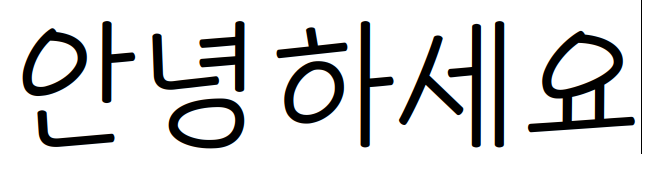
#> input picture extraction/testset/Test3.png, 664 x 179 px
$ python image_parser.py
#> lines starting #> are read from the running program, lines starting #| are printed output that depends on the picture
from PIL import Image
import os
import cv2
from tesserocr import PyTessBaseAPI, RIL
import numpy as np
import matplotlib.pyplot as plt


# [88 lines left out: functions get_image, split_image, not called in this run]


if __name__ == "__main__":
    path = os.path.dirname(os.path.realpath(__file__)) + "/testset/Test3.png"
    #path = '/home/wonho/ImageParsing/resource/orc_ori_image/etc1.JPG'
    image = Image.open(path).convert('L')
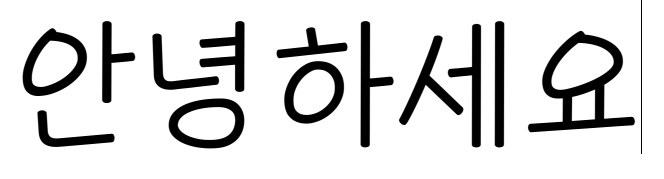
#> image: PIL image 664x179 L; min 0, max 255, mean 216.8
#> (the run stopped early here; a loop or call above may not have finished)
